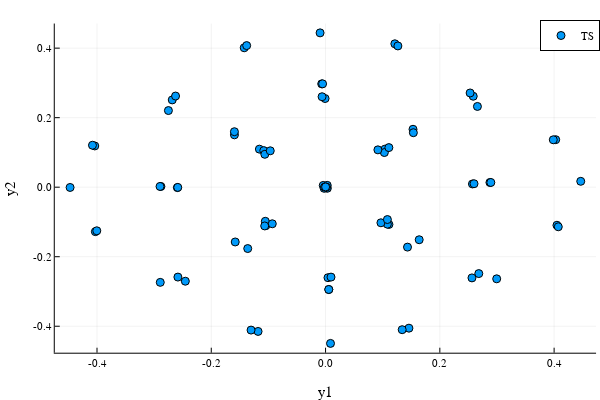

Write notebook code for a chart like this one.
### Code cell
scatter(eachrow(Y_)..., hover = [i for i in 1:lastindex(eachcol(Z_))],
xlabel="y1",ylabel="y2", label = "TS")

### Figure 1 — Plotly figure (JSON) as saved in the notebook; plotly's stock layout.template omitted (floating-point values rounded to 4 significant figures)
{"data": [{"colorbar": {"len": 0.9143, "title": "", "x": 0.9934, "y": 0.533}, "hoverinfo": "text", "legendgroup": "TS", "marker": {"color": "rgba(0, 154, 250, 1.000)", "line": {"color": "rgba(0, 0, 0, 1.000)", "width": 1}, "size": 8, "symbol": "circle"}, "mode": "markers", "name": "TS", "showlegend": true, "text": [1, 2, 3, 4, 5, 6, 7, 8, 9, 10, 11, 12, 13, 14, 15, 16, 17, 18, 19, 20, 21, 22, 23, 24, 25, 26, 27, 28, 29, 30, 31, 32, 33, 34, 35, 36, 37, 38, 39, 40, 41, 42, 43, 44, 45, 46, 47, 48, 49, 50, 51, 52, 53, 54, 55, 56, 57, 58, 59, 60, 61, 62, 63, 64, 65, 66, 67, 68, 69, 70, 71, 72, 73, 74, 75, 76, 77, 78, 79, 80, 81], "type": "scatter", "x": [-3.569e-05, 0.1109, -0.1158, 0.104, 0.2571, -0.006728, -0.1045, 0.005735, -0.2593, -0.1081, 0.00311, -0.275, -0.0008383, 0.1029, -0.1424, -0.2881, -0.1362, -0.4039, 0.1082, 0.2995, -0.004085, 0.2877, 0.405, 0.153, 0.004221, 0.1459, -0.1054, -0.1065, 0.009531, -0.2897, -0.002422, 0.09691, -0.1595, -0.2893, -0.1181, -0.4028, -0.2587, -0.09322, -0.4079, -0.1063, -4.353e-05, -0.2683, -0.4004, -0.2454, -0.4471, 0.005574, 0.1341, -0.1581, 0.1434, 0.2562, -0.001596, -0.1304, 0.00868, -0.2584, 0.1108, 0.2893, -0.006091, 0.2658, 0.4028, 0.1213, 0.002921, 0.1639, -0.09678, -0.005192, 0.1537, -0.1381, 0.1266, 0.2584, -0.00958, -0.1595, 0.001777, -0.2625, 0.2598, 0.4073, 0.09161, 0.3986, 0.4466, 0.253, 0.1082, 0.2682, 8.003e-05], "xaxis": "x", "y": [0.001773, -0.1071, 0.1095, 0.1095, 0.009343, 0.2972, -0.1106, -0.2943, -0.001201, 0.1052, -0.003127, 0.2204, 0.2551, 0.09966, 0.401, 0.002135, -0.1765, 0.1187, -0.1064, -0.2636, 0.005127, 0.01352, -0.1095, 0.1666, -0.2603, -0.4056, -0.09809, -0.1114, -0.2587, 0.002085, -0.003229, -0.1024, 0.1505, -0.2738, -0.4149, -0.1279, -0.0006174, -0.1052, 0.1207, 0.0946, 0.0008554, 0.2511, -0.1254, -0.2704, -0.0007781, -0.2943, -0.4099, -0.1576, -0.1724, -0.2609, 0.0001759, -0.4111, -0.4493, -0.2586, 0.1139, 0.01353, 0.2602, 0.2323, 0.1367, 0.4125, 0.005258, -0.1512, 0.1047, 0.2973, 0.1568, 0.4074, 0.4064, 0.2616, 0.444, 0.1596, 0.0002443, 0.2622, 0.009953, -0.1139, 0.1074, 0.1364, 0.01687, 0.2711, -0.09303, -0.2485, 0.0007469], "yaxis": "y"}], "layout": {"annotations": [], "height": 400, "legend": {"bgcolor": "rgba(255, 255, 255, 1.000)", "bordercolor": "rgba(0, 0, 0, 1.000)", "borderwidth": 1, "font": {"color": "rgba(0, 0, 0, 1.000)", "family": "sans-serif", "size": 11}, "title": {"font": {"color": "rgba(0, 0, 0, 1.000)", "family": "sans-serif", "size": 15}, "text": ""}, "tracegroupgap": 0, "traceorder": "normal", "x": 1, "xanchor": "auto", "y": 1, "yanchor": "auto"}, "margin": {"b": 20, "l": 0, "r": 0, "t": 20}, "paper_bgcolor": "rgba(255, 255, 255, 1.000)", "plot_bgcolor": "rgba(255, 255, 255, 1.000)", "showlegend": true, "width": 600, "xaxis": {"anchor": "y", "domain": [0.09128, 0.9934], "gridcolor": "rgba(0, 0, 0, 0.100)", "gridwidth": 0.5, "linecolor": "rgba(0, 0, 0, 1.000)", "mirror": false, "range": [-0.4739, 0.4734], "showgrid": true, "showline": true, "showticklabels": true, "tickangle": 0, "tickcolor": "rgb(0, 0, 0)", "tickfont": {"color": "rgba(0, 0, 0, 1.000)", "family": "sans-serif", "size": 11}, "tickmode": "array", "ticks": "inside", "ticktext": ["-0.4", "-0.2", "0.0", "0.2", "0.4"], "tickvals": [-0.4, -0.2, 0, 0.2, 0.4], "title": "y1", "titlefont": {"color": "rgba(0, 0, 0, 1.000)", "family": "sans-serif", "size": 15}, "type": "-", "visible": true, "zeroline": false, "zerolinecolor": "rgba(0, 0, 0, 1.000)"}, "yaxis": {"anchor": "x", "domain": [0.07581, 0.9902], "gridcolor": "rgba(0, 0, 0, 0.100)", "gridwidth": 0.5, "linecolor": "rgba(0, 0, 0, 1.000)", "mirror": false, "range": [-0.4761, 0.4708], "showgrid": true, "showline": true, "showticklabels": true, "tickangle": 0, "tickcolor": "rgb(0, 0, 0)", "tickfont": {"color": "rgba(0, 0, 0, 1.000)", "family": "sans-serif", "size": 11}, "tickmode": "array", "ticks": "inside", "ticktext": ["-0.4", "-0.2", "0.0", "0.2", "0.4"], "tickvals": [-0.4, -0.2, 0, 0.2, 0.4], "title": "y2", "titlefont": {"color": "rgba(0, 0, 0, 1.000)", "family": "sans-serif", "size": 15}, "type": "-", "visible": true, "zeroline": false, "zerolinecolor": "rgba(0, 0, 0, 1.000)"}}}
